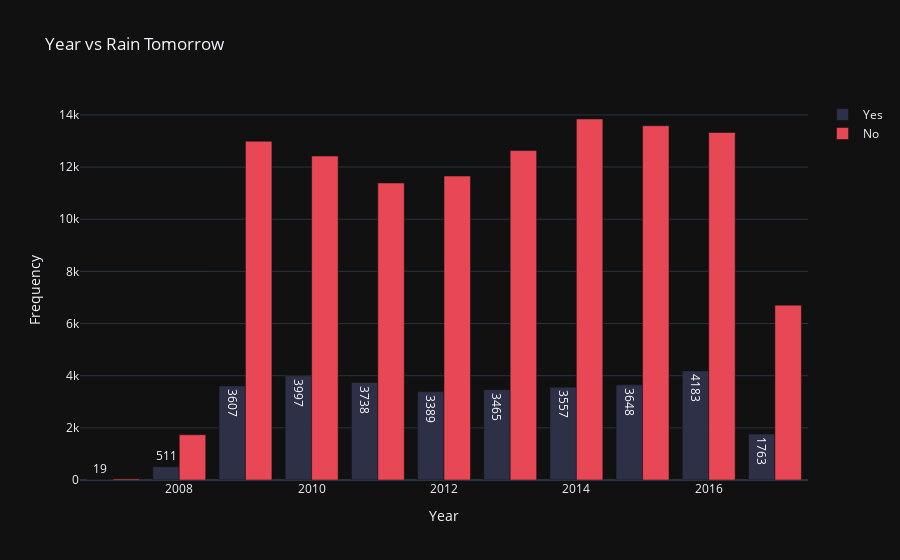

The notebook cell saved with this chart:
### Markdown cell above
### Year Analysis

### Code cell
year = df_clean['Year']
year_rain_value = {
    "year": year,
    "rain_tommorow": df['RainTomorrow']
}
year_rain_ds = pd.DataFrame(year_rain_value)
rain_yes = year_rain_ds[year_rain_ds['rain_tommorow'] == 'Yes']
rain_no = year_rain_ds[year_rain_ds['rain_tommorow'] == 'No']

fig = go.Figure()

fig.add_trace(go.Bar(x=rain_yes['year'].value_counts().keys(), 
                    y=rain_yes['year'].value_counts(), marker=dict(color='#2D3047'),
                    name='Yes', text=rain_yes['year'].value_counts()))
fig.add_trace(go.Bar(x=rain_no['year'].value_counts().keys(), marker=dict(color='#E84855'),
                    y=rain_no['year'].value_counts(), 
                    name='No'))
fig.update_layout(title="Year vs Rain Tomorrow",  template = "plotly_dark",xaxis=dict(
    title='Year'
), yaxis=dict(
    title='Frequency'
))

### Figure 1 — Plotly figure (JSON) as saved in the notebook; plotly's stock layout.template omitted (floating-point values rounded to 4 significant figures)
{"data": [{"marker": {"color": "#2D3047"}, "name": "Yes", "text": [4183, 3997, 3738, 3648, 3607, 3557, 3465, 3389, 1763, 511, 19], "type": "bar", "x": [2016, 2010, 2011, 2015, 2009, 2014, 2013, 2012, 2017, 2008, 2007], "y": [4183, 3997, 3738, 3648, 3607, 3557, 3465, 3389, 1763, 511, 19]}, {"marker": {"color": "#E84855"}, "name": "No", "type": "bar", "x": [2014, 2015, 2016, 2009, 2013, 2010, 2012, 2011, 2017, 2008, 2007], "y": [13843, 13583, 13325, 12988, 12632, 12422, 11655, 11388, 6703, 1735, 42]}], "layout": {"title": {"text": "Year vs Rain Tomorrow"}, "xaxis": {"title": {"text": "Year"}}, "yaxis": {"title": {"text": "Frequency"}}}}
